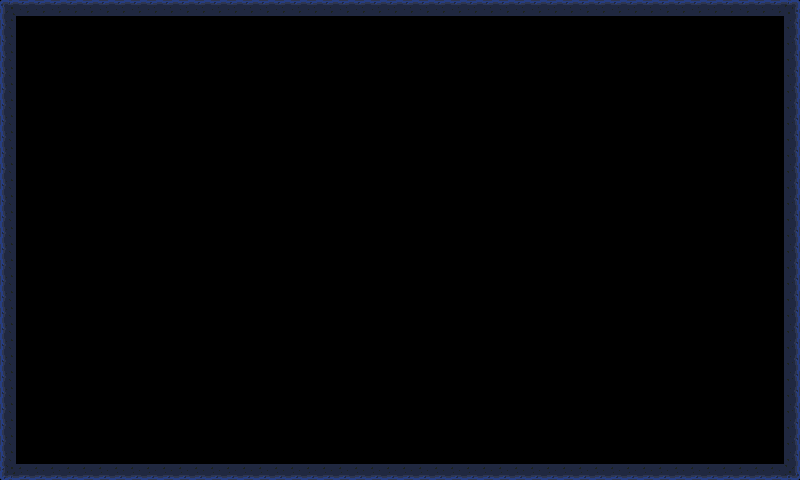

A 2D game scene composited from a Tiled map and its tileset images. What follows is a short description and the map's XML, with every tile layer's data as written:
An orthogonal 50x30 tile map with 16x16 px tiles, 1 tile layer (Tile Layer 1) and 5 objects (Player).

<map version="1.10" tiledversion="1.10.2" orientation="orthogonal" renderorder="right-down" width="50" height="30" tilewidth="16" tileheight="16" infinite="0" nextlayerid="5" nextobjectid="6">
 <tileset firstgid="1" source="LunarTileset.tsx" />
 <layer id="1" name="Tile Layer 1" width="50" height="30">
  <data encoding="csv">
1,2,2,2,2,2,2,2,2,2,2,2,2,2,2,2,2,2,2,2,2,2,2,2,2,2,2,2,2,2,2,2,2,2,2,2,2,2,2,2,2,2,2,2,2,2,2,2,2,3,
9,0,0,0,0,0,0,0,0,0,0,0,0,0,0,0,0,0,0,0,0,0,0,0,0,0,0,0,0,0,0,0,0,0,0,0,0,0,0,0,0,0,0,0,0,0,0,0,0,11,
9,0,0,0,0,0,0,0,0,0,0,0,0,0,0,0,0,0,0,0,0,0,0,0,0,0,0,0,0,0,0,0,0,0,0,0,0,0,0,0,0,0,0,0,0,0,0,0,0,11,
9,0,0,0,0,0,0,0,0,0,0,0,0,0,0,0,0,0,0,0,0,0,0,0,0,0,0,0,0,0,0,0,0,0,0,0,0,0,0,0,0,0,0,0,0,0,0,0,0,11,
9,0,0,0,0,0,0,0,0,0,0,0,0,0,0,0,0,0,0,0,0,0,0,0,0,0,0,0,0,0,0,0,0,0,0,0,0,0,0,0,0,0,0,0,0,0,0,0,0,11,
9,0,0,0,0,0,0,0,0,0,0,0,0,0,0,0,0,0,0,0,0,0,0,0,0,0,0,0,0,0,0,0,0,0,0,0,0,0,0,0,0,0,0,0,0,0,0,0,0,11,
9,0,0,0,0,0,0,0,0,0,0,0,0,0,0,0,0,0,0,0,0,0,0,0,0,0,0,0,0,0,0,0,0,0,0,0,0,0,0,0,0,0,0,0,0,0,0,0,0,11,
9,0,0,0,0,0,0,0,0,0,0,0,0,0,0,0,0,0,0,0,0,0,0,0,0,0,0,0,0,0,0,0,0,0,0,0,0,0,0,0,0,0,0,0,0,0,0,0,0,11,
9,0,0,0,0,0,0,0,0,0,0,0,0,0,0,0,0,0,0,0,0,0,0,0,0,0,0,0,0,0,0,0,0,0,0,0,0,0,0,0,0,0,0,0,0,0,0,0,0,11,
9,0,0,0,0,0,0,0,0,0,0,0,0,0,0,0,0,0,0,0,0,0,0,0,0,0,0,0,0,0,0,0,0,0,0,0,0,0,0,0,0,0,0,0,0,0,0,0,0,11,
9,0,0,0,0,0,0,0,0,0,0,0,0,0,0,0,0,0,0,0,0,0,0,0,0,0,0,0,0,0,0,0,0,0,0,0,0,0,0,0,0,0,0,0,0,0,0,0,0,11,
9,0,0,0,0,0,0,0,0,0,0,0,0,0,0,0,0,0,0,0,0,0,0,0,0,0,0,0,0,0,0,0,0,0,0,0,0,0,0,0,0,0,0,0,0,0,0,0,0,11,
9,0,0,0,0,0,0,0,0,0,0,0,0,0,0,0,0,0,0,0,0,0,0,0,0,0,0,0,0,0,0,0,0,0,0,0,0,0,0,0,0,0,0,0,0,0,0,0,0,11,
9,0,0,0,0,0,0,0,0,0,0,0,0,0,0,0,0,0,0,0,0,0,0,0,0,0,0,0,0,0,0,0,0,0,0,0,0,0,0,0,0,0,0,0,0,0,0,0,0,11,
9,0,0,0,0,0,0,0,0,0,0,0,0,0,0,0,0,0,0,0,0,0,0,0,0,0,0,0,0,0,0,0,0,0,0,0,0,0,0,0,0,0,0,0,0,0,0,0,0,11,
9,0,0,0,0,0,0,0,0,0,0,0,0,0,0,0,0,0,0,0,0,0,0,0,0,0,0,0,0,0,0,0,0,0,0,0,0,0,0,0,0,0,0,0,0,0,0,0,0,11,
9,0,0,0,0,0,0,0,0,0,0,0,0,0,0,0,0,0,0,0,0,0,0,0,0,0,0,0,0,0,0,0,0,0,0,0,0,0,0,0,0,0,0,0,0,0,0,0,0,11,
9,0,0,0,0,0,0,0,0,0,0,0,0,0,0,0,0,0,0,0,0,0,0,0,0,0,0,0,0,0,0,0,0,0,0,0,0,0,0,0,0,0,0,0,0,0,0,0,0,11,
9,0,0,0,0,0,0,0,0,0,0,0,0,0,0,0,0,0,0,0,0,0,0,0,0,0,0,0,0,0,0,0,0,0,0,0,0,0,0,0,0,0,0,0,0,0,0,0,0,11,
9,0,0,0,0,0,0,0,0,0,0,0,0,0,0,0,0,0,0,0,0,0,0,0,0,0,0,0,0,0,0,0,0,0,0,0,0,0,0,0,0,0,0,0,0,0,0,0,0,11,
9,0,0,0,0,0,0,0,0,0,0,0,0,0,0,0,0,0,0,0,0,0,0,0,0,0,0,0,0,0,0,0,0,0,0,0,0,0,0,0,0,0,0,0,0,0,0,0,0,11,
9,0,0,0,0,0,0,0,0,0,0,0,0,0,0,0,0,0,0,0,0,0,0,0,0,0,0,0,0,0,0,0,0,0,0,0,0,0,0,0,0,0,0,0,0,0,0,0,0,11,
9,0,0,0,0,0,0,0,0,0,0,0,0,0,0,0,0,0,0,0,0,0,0,0,0,0,0,0,0,0,0,0,0,0,0,0,0,0,0,0,0,0,0,0,0,0,0,0,0,11,
9,0,0,0,0,0,0,0,0,0,0,0,0,0,0,0,0,0,0,0,0,0,0,0,0,0,0,0,0,0,0,0,0,0,0,0,0,0,0,0,0,0,0,0,0,0,0,0,0,11,
9,0,0,0,0,0,0,0,0,0,0,0,0,0,0,0,0,0,0,0,0,0,0,0,0,0,0,0,0,0,0,0,0,0,0,0,0,0,0,0,0,0,0,0,0,0,0,0,0,11,
9,0,0,0,0,0,0,0,0,0,0,0,0,0,0,0,0,0,0,0,0,0,0,0,0,0,0,0,0,0,0,0,0,0,0,0,0,0,0,0,0,0,0,0,0,0,0,0,0,11,
9,0,0,0,0,0,0,0,0,0,0,0,0,0,0,0,0,0,0,0,0,0,0,0,0,0,0,0,0,0,0,0,0,0,0,0,0,0,0,0,0,0,0,0,0,0,0,0,0,11,
9,0,0,0,0,0,0,0,0,0,0,0,0,0,0,0,0,0,0,0,0,0,0,0,0,0,0,0,0,0,0,0,0,0,0,0,0,0,0,0,0,0,0,0,0,0,0,0,0,11,
9,0,0,0,0,0,0,0,0,0,0,0,0,0,0,0,0,0,0,0,0,0,0,0,0,0,0,0,0,0,0,0,0,0,0,0,0,0,0,0,0,0,0,0,0,0,0,0,0,11,
17,18,18,18,18,18,18,18,18,18,18,18,18,18,18,18,18,18,18,18,18,18,18,18,18,18,18,18,18,18,18,18,18,18,18,18,18,18,18,18,18,18,18,18,18,18,18,18,18,19
</data>
 </layer>
 <objectgroup id="3" name="Spawnpoints">
  <object id="1" name="Player" type="Player" x="720" y="400" width="48" height="48" />
 </objectgroup>
 <objectgroup id="4" name="Collisions">
  <object id="2" x="0" y="0" width="800" height="16" />
  <object id="3" x="0" y="16" width="16" height="464" />
  <object id="4" x="16" y="464" width="784" height="16" />
  <object id="5" x="784" y="16" width="16" height="448" />
 </objectgroup>
</map>
